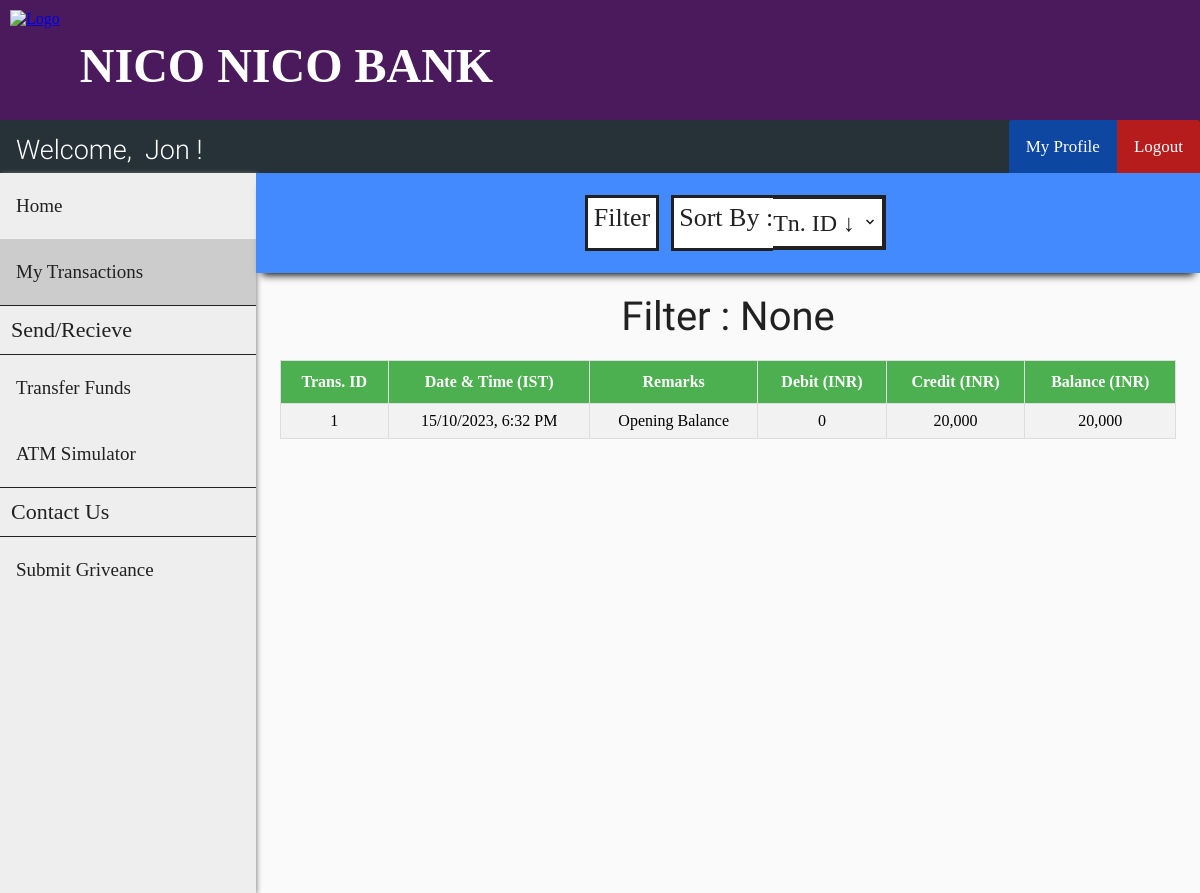
Screenshot of /customer_transactions.php (signed in) with the database file from the repository.
### tables this page shows
CREATE TABLE `customer` (
  `cust_id` int(11) NOT NULL,
  `first_name` varchar(30) DEFAULT NULL,
  `last_name` varchar(30) DEFAULT NULL,
  `gender` varchar(10) DEFAULT NULL,
  `dob` date DEFAULT NULL,
  `aadhar_no` bigint(12) DEFAULT NULL,
  `email` varchar(30) DEFAULT NULL,
  `phone_no` varchar(20) DEFAULT NULL,
  `address` varchar(255) DEFAULT NULL,
  `branch` varchar(30) DEFAULT NULL,
  `account_no` bigint(12) DEFAULT NULL,
  `pin` int(4) DEFAULT NULL,
  `uname` varchar(30) DEFAULT NULL,
  `pwd` varchar(30) DEFAULT NULL
);

CREATE TABLE `passbook1` (
  `trans_id` int(11) NOT NULL,
  `trans_date` datetime DEFAULT NULL,
  `remarks` varchar(255) DEFAULT NULL,
  `debit` int(11) DEFAULT NULL,
  `credit` int(11) DEFAULT NULL,
  `balance` int(11) DEFAULT NULL
);

### htdocs/customer_transactions.php (the view, shortened to what this page needs)
<?php
    include "connect.php";
    include "header.php";
    include "customer_navbar.php";
    include "customer_sidebar.php";
    if (isset($_SESSION['loggedIn_cust_id'])) {
        $sql0 = "SELECT * FROM passbook".$_SESSION['loggedIn_cust_id'];
    }
    $filter_indicator = "None";
?>
<!DOCTYPE html>
<html>
<head>
    <link rel="stylesheet" href="transactions_style.css">
</head>
<body>
    <div class="search-bar-wrapper">
        <div class="search-bar" id="the-search-bar">
            <div class="flex-item-search-bar" id="fi-search-bar">
                <button id="search" onclick="document.getElementById('id01').style.display='block'">Filter</button>
                <div class="flex-item-by">
                    <label id="sort">Sort By :</label>
                </div>
                <div class="flex-item-search-by">
                    <select name="by" onChange="window.location.href=this.value">
                        <option selected disabled hidden>
                            <?php if (empty($_GET['sort'])) {?>Tn. ID &darr;<?php } ?>
                        </option>
                    </select>
                </div>
            </div>
        </div>
    </div>
    <div class="flex-container">
        <p id="none">Filter : <?php echo $filter_indicator ?></p>
    </div>
    <div class="flex-container">
        <?php
            $result = $conn->query($sql0);
            if ($result->num_rows > 0) {?>
                <table id="transactions">
                    <tr>
                        <th>Trans. ID</th>
                        <th>Date & Time (IST)</th>
                        <th>Remarks</th>
                        <th>Debit (INR)</th>
                        <th>Credit (INR)</th>
                        <th>Balance (INR)</th>
                    </tr>
        <?php
            while($row = $result->fetch_assoc()) {?>
                    <tr>
                        <td><?php echo $row["trans_id"]; ?></td>
                        <td>
                            <?php
                                $time = strtotime($row["trans_date"]);
                                $sanitized_time = date("d/m/Y, g:i A", $time);
                                echo $sanitized_time;
                             ?>
                        </td>
                        <td><?php echo $row["remarks"]; ?></td>
                        <td><?php echo number_format($row["debit"]); ?></td>
                        <td><?php echo number_format($row["credit"]); ?></td>
                        <td><?php echo number_format($row["balance"]); ?></td>
                    </tr>
            <?php } ?>
            </table>
            <?php
            } else {  ?>
                <p id="none"> No results found :(</p>
            <?php }
            $conn->close(); ?>
    </div>
</body>
</html>

### htdocs/customer_navbar.php (shortened to what this page needs)
<?php
    include "connect.php";
    if (isset($_SESSION['loggedIn_cust_id'])) {
        $sql0 = "SELECT * FROM customer WHERE cust_id=".$_SESSION['loggedIn_cust_id'];
        $result = $conn->query($sql0);
        $row = $result->fetch_assoc();
    }
?>
<!DOCTYPE html>
<html>
<head>
    <link rel="stylesheet" href="user_navbar_style.css">
</head>
<body>
    <div class="nav-wrapper">
        <div class="topnav" id="theTopNav">
            <a id="user">Welcome, &nbsp<?php echo $row["first_name"]; ?> !</a>
            <a id="logout" href="/logout_action.php" onclick="return confirm('Are you sure?')">Logout</a>
            <a id="profile" href="/customer_profile.php">My Profile</a>
        </div>
    </div>
</body>
</html>

### htdocs/header_style.css (style rules this page uses)
body { margin: 0; padding: 0; background-color: #FAFAFA; }

### htdocs/user_navbar_style.css (style rules this page uses)
.nav-wrapper { height: 53px; background: #333; }
.nav-wrapper .topnav { background-color: #263238; overflow: hidden; height: 53px; }
.topnav a[id="user"] { float: left; display: block; color: white; text-align: center; padding: 14px 16px; text-decoration: none; font-size: 27px; font-family: Roboto-Light; }
.topnav a[id="profile"] { float: right; display: block; color: white; text-align: center; padding: 17px 17px; text-decoration: none; font-size: 17px; font-family: OpenSans-Bold; background-color: #0D47A1; border-top-left-radius: 3px; }
.topnav a[id="logout"] { float: right; display: block; color: white; text-align: center; padding: 17px 17px; text-decoration: none; font-size: 17px; font-family: OpenSans-Bold; background-color: #b71c1c; border-top-right-radius: 3px; }

### htdocs/transactions_style.css (style rules this page uses)
.flex-container { display: -webkit-flex; display: flex; margin-left: 256px; width: auto; height: auto; padding-top: 20px; flex-direction: column; overflow-x: auto; }
.search-bar-wrapper { height: 100px; }
.search-bar-wrapper .search-bar { display: -webkit-flex; display: flex; margin-left: 256px; position: relative; width: auto; height: 100px; flex-direction: column; background-color: #448AFF; box-shadow: 0 8px 8px -6px black; overflow: hidden; }
label[id="sort"] { display: block; float: left; color: #212121; font-family: OpenSans-Regular; font-size: 26px; background-color: white; border: 3px solid #212121; border-right: 0; margin: 12px; margin-right: 0px; height: 45px; padding-top: 5px; padding-left: 5px; }
select { font-family: OpenSans-Regular; color: #212121; font-size: 24px; background: url("images/down_arrow.png") 96% / 15% no-repeat #eee; -webkit-appearance: none; -moz-appearance: none; background-color: white; border: 4px solid #212121; border-left: 0; margin: 12px; margin-left: 0px; height: 55px; width: 115%; }
.flex-item-search-bar { display: -webkit-flex; display: flex; flex-direction: row; margin: auto; width: auto; height: auto; }
button[id="search"] { font-family: OpenSans-Regular; color: #212121; font-size: 26px; background-color: white; cursor: pointer; height: 40px; margin-top: 12px; padding-top: 5px; padding-bottom: 45px; border: 3px solid #212121; }
label { display: block; float: left; color: #212121; font-family: OpenSans-Bold; font-size: 20px; }
#transactions { font-family: OpenSans-Regular; border-collapse: collapse; width: 80%; margin: auto; }
@media screen and (max-width: 1280px) { #transactions { width: 95%; } }
#transactions td, #transactions th { text-align: center; border: 1px solid #ddd; padding: 8px; }
#transactions tr:nth-child(even) { background-color: #f2f2f2; }
#transactions th { padding-top: 12px; padding-bottom: 12px; background-color: #4CAF50; color: white; }
p[id="none"] { margin: auto; font-size: 40px; color: #212121; font-family: Roboto-Regular; }

### rows the page displays
customer: first_name "Jon"
passbook1: trans_id "1", trans_date "15/10/2023, 6:32 PM", remarks "Opening Balance", debit "0", credit "20,000", balance "20,000"

### other values shown
$filter_indicator "None"
